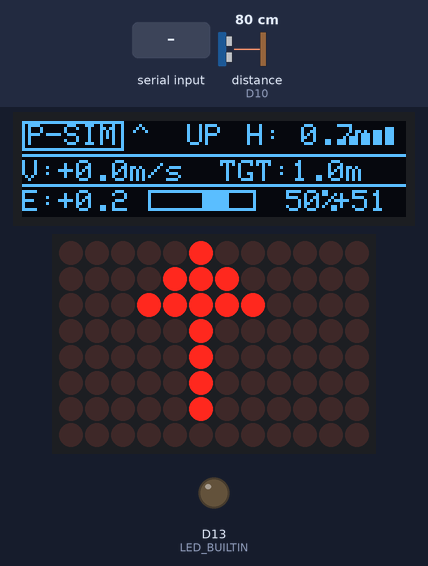
Bench run of a sketch on a simulated Arduino Uno R4 WiFi. Shown: 128×32 one-colour display, 12×8 LED matrix, output pins drawn as LEDs (lit = HIGH). Wiring (inferred from the names in the program): ultrasonic range finder: trigger D9; echo D10. The inputs (shaded band) are chosen by the test bench; at power-on: distance to the obstacle (sensor on D10) 80 cm. The echo pulse lasts 58.3 µs per cm; pins used as bus, display or sensor lines are not drawn; what the sketch prints to the serial monitor is not drawn.

Above: at 3.7 s.
3.8 s: "t\n" received over Serial
At 4.51 s:
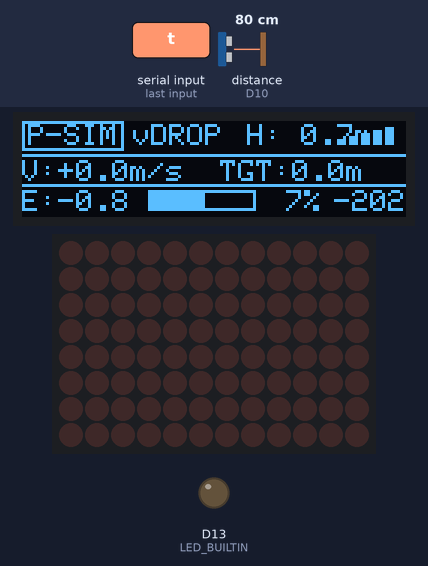
5.6 s: distance to the obstacle (sensor on D10) set to 2 cm
At 7.2 s:
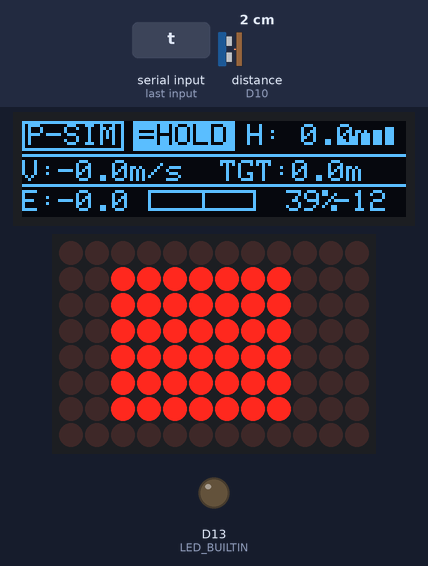
7.4 s: distance to the obstacle (sensor on D10) set to 13 cm
At 8.26 s:
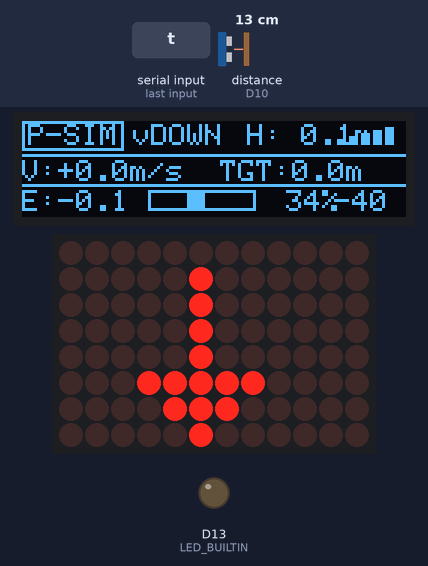
9.1 s: distance to the obstacle (sensor on D10) set to 9 cm
At 9.25 s:
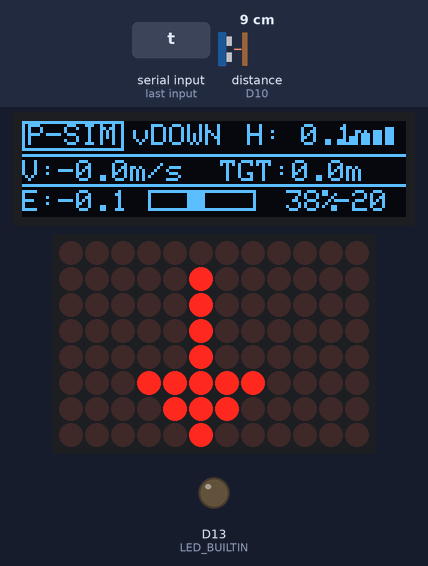
10.8 s: distance to the obstacle (sensor on D10) set to 60 cm
At 11.73 s:
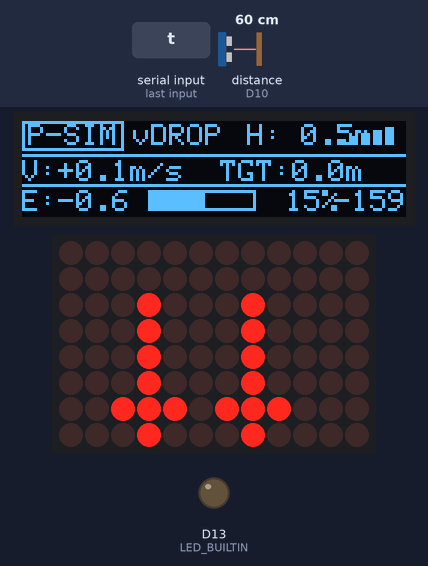
12.5 s: distance to the obstacle (sensor on D10) set to 37 cm
At 14.09 s:
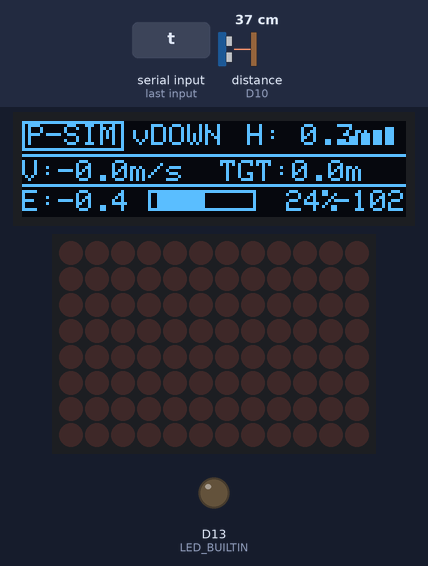

The sketch:

altitude_hold.ino
```cpp
/*
 * ╔══════════════════════════════════════════════════════════╗
 * ║   altitude_hold.ino  --  AltiOS UAV  v1.3                ║
 * ║   Board  : Arduino UNO R4 WiFi                           ║
 * ║   Sensor : HY-SRF05 Ultrasonic                           ║
 * ║   Display: LED Matrix 12x8  +  OLED M091 12832 128x32    ║
 * ╚══════════════════════════════════════════════════════════╝
 *
 * ── Files in the same folder ────────────────────────────────
 * altitude_hold.ino   ← This file
 * animation.h         ← Boot animation for LED matrix
 * oled_display.h      ← OLED HUD (DJI Fly style)
 *
 * ── Required Libraries (Tools > Manage Libraries) ───────────
 * Adafruit SSD1306  by Adafruit
 * Adafruit GFX      by Adafruit
 *
 * ── Wiring ──────────────────────────────────────────────────
 *
 * HY-SRF05 Ultrasonic:
 * VCC  → 5V
 * GND  → GND
 * TRIG → D9
 * ECHO → D10
 *
 * OLED M091 12832 (4-pin I2C):
 * GND  → GND
 * VCC  → 3.3V   ← DO NOT connect to 5V!
 * SCK  → A5     ← I2C SCL
 * SDA  → A4     ← I2C SDA
 *
 * ESC x4 (uncomment [ESC] when motors are connected):
 * ESC1 → D3  |  ESC2 → D5
 * ESC3 → D6  |  ESC4 → D11
 *
 * ── Serial Commands ─────────────────────────────────────────
 * t100    Set target altitude 100 cm
 * p2.5    Set Kp
 * i0.05   Set Ki
 * d1.2    Set Kd
 * stop    Emergency stop ESC
 * status  Print telemetry snapshot
 *
 * ── LED Matrix ──────────────────────────────────────────────
 * ↑↑ fast blink  = go up a lot   (error > 40 cm)
 * ↑  slow blink  = go up a bit   (error 10–40 cm)
 * ■  steady      = HOLD          (error < ±10 cm)
 * ↓  slow blink  = go down a bit (error -10 to -40 cm)
 * ↓↓ fast blink  = go down a lot (error < -40 cm)
 */

// ─── Libraries ──────────────────────────────────────────────
#include "Arduino_LED_Matrix.h"
#include "animation.h"
#include "oled_display.h"
// [ESC] #include <Servo.h>

// ─── Pins ────────────────────────────────────────────────────
#define TRIG_PIN 9
#define ECHO_PIN 10
#define ESC1_PIN 3
#define ESC2_PIN 5
#define ESC3_PIN 6
#define ESC4_PIN 11

// ─── Flight Config ───────────────────────────────────────────
#define TARGET_ALT_CM 100.0 // cm
#define THROTTLE_BASE 1350  // hover throttle µs
#define THROTTLE_MIN 1100
#define THROTTLE_MAX 1700
#define THROTTLE_ARM 1000
#define HOLD_ZONE_CM 10.0

// ─── PID Gains ───────────────────────────────────────────────
double Kp = 2.5;
double Ki = 0.05;
double Kd = 1.2;

// ─── PID State ───────────────────────────────────────────────
double setpoint = TARGET_ALT_CM;
double altCurrent = 0.0;
double pidOutput = 0.0;
double errorPrev = 0.0;
double integral = 0.0;
const double INTEGRAL_MAX = 200.0;

// ─── Timing ──────────────────────────────────────────────────
unsigned long lastPIDTime = 0;
unsigned long lastDisplayTime = 0;
unsigned long lastOLEDTime = 0;
#define PID_INTERVAL_MS 50     // 20 Hz
#define DISPLAY_INTERVAL_MS 80 // 12 Hz  LED matrix
#define OLED_INTERVAL_MS 100   // 10 Hz  OLED

// ─── Altitude Filter ─────────────────────────────────────────
#define FILTER_SIZE 5
double altBuffer[FILTER_SIZE] = {0};
int bufIndex = 0;

// ─── LED Matrix ──────────────────────────────────────────────
ArduinoLEDMatrix matrix;
uint8_t frame[8][12] = {0};

// [ESC] Servo esc1, esc2, esc3, esc4;

// ─── System Mode ─────────────────────────────────────────────
enum SystemMode { MODE_TEST, MODE_ARMED };
SystemMode currentMode = MODE_TEST;

// ─── Throttle cache (shared with OLED) ───────────────────────
int lastThrottle = THROTTLE_BASE;

// ─── LED Sprites 12×8 ────────────────────────────────────────

const uint8_t ARROW_UP[8][12] = {
    {0, 0, 0, 0, 0, 1, 0, 0, 0, 0, 0, 0}, {0, 0, 0, 0, 1, 1, 1, 0, 0, 0, 0, 0},
    {0, 0, 0, 1, 1, 1, 1, 1, 0, 0, 0, 0}, {0, 0, 0, 0, 0, 1, 0, 0, 0, 0, 0, 0},
    {0, 0, 0, 0, 0, 1, 0, 0, 0, 0, 0, 0}, {0, 0, 0, 0, 0, 1, 0, 0, 0, 0, 0, 0},
    {0, 0, 0, 0, 0, 1, 0, 0, 0, 0, 0, 0}, {0, 0, 0, 0, 0, 0, 0, 0, 0, 0, 0, 0}};

const uint8_t ARROW_UP_BIG[8][12] = {
    {0, 0, 0, 1, 0, 0, 0, 1, 0, 0, 0, 0}, {0, 0, 1, 1, 1, 0, 1, 1, 1, 0, 0, 0},
    {0, 0, 0, 1, 0, 0, 0, 1, 0, 0, 0, 0}, {0, 0, 0, 1, 0, 0, 0, 1, 0, 0, 0, 0},
    {0, 0, 0, 1, 0, 0, 0, 1, 0, 0, 0, 0}, {0, 0, 0, 1, 0, 0, 0, 1, 0, 0, 0, 0},
    {0, 0, 0, 0, 0, 0, 0, 0, 0, 0, 0, 0}, {0, 0, 0, 0, 0, 0, 0, 0, 0, 0, 0, 0}};

const uint8_t ARROW_DOWN[8][12] = {
    {0, 0, 0, 0, 0, 0, 0, 0, 0, 0, 0, 0}, {0, 0, 0, 0, 0, 1, 0, 0, 0, 0, 0, 0},
    {0, 0, 0, 0, 0, 1, 0, 0, 0, 0, 0, 0}, {0, 0, 0, 0, 0, 1, 0, 0, 0, 0, 0, 0},
    {0, 0, 0, 0, 0, 1, 0, 0, 0, 0, 0, 0}, {0, 0, 0, 1, 1, 1, 1, 1, 0, 0, 0, 0},
    {0, 0, 0, 0, 1, 1, 1, 0, 0, 0, 0, 0}, {0, 0, 0, 0, 0, 1, 0, 0, 0, 0, 0, 0}};

const uint8_t ARROW_DOWN_BIG[8][12] = {
    {0, 0, 0, 0, 0, 0, 0, 0, 0, 0, 0, 0}, {0, 0, 0, 0, 0, 0, 0, 0, 0, 0, 0, 0},
    {0, 0, 0, 1, 0, 0, 0, 1, 0, 0, 0, 0}, {0, 0, 0, 1, 0, 0, 0, 1, 0, 0, 0, 0},
    {0, 0, 0, 1, 0, 0, 0, 1, 0, 0, 0, 0}, {0, 0, 0, 1, 0, 0, 0, 1, 0, 0, 0, 0},
    {0, 0, 1, 1, 1, 0, 1, 1, 1, 0, 0, 0}, {0, 0, 0, 1, 0, 0, 0, 1, 0, 0, 0, 0}};

const uint8_t ICON_HOLD[8][12] = {
    {0, 0, 0, 0, 0, 0, 0, 0, 0, 0, 0, 0}, {0, 0, 1, 1, 1, 1, 1, 1, 1, 0, 0, 0},
    {0, 0, 1, 1, 1, 1, 1, 1, 1, 0, 0, 0}, {0, 0, 1, 1, 1, 1, 1, 1, 1, 0, 0, 0},
    {0, 0, 1, 1, 1, 1, 1, 1, 1, 0, 0, 0}, {0, 0, 1, 1, 1, 1, 1, 1, 1, 0, 0, 0},
    {0, 0, 1, 1, 1, 1, 1, 1, 1, 0, 0, 0}, {0, 0, 0, 0, 0, 0, 0, 0, 0, 0, 0, 0}};

// ─── Blink ───────────────────────────────────────────────────
bool blinkState = false;
unsigned long lastBlink = 0;

// ════════════════════════════════════════════════════════════
//  SETUP
// ════════════════════════════════════════════════════════════
void setup() {
  Serial.begin(115200);
  while (!Serial && millis() < 2000)
    ;

  pinMode(TRIG_PIN, OUTPUT);
  pinMode(ECHO_PIN, INPUT);
  pinMode(LED_BUILTIN, OUTPUT);

  // OLED init (before animation to see splash during boot)
  Wire.begin();
  oledInit();
  oledBootSplash();

  // LED Matrix boot animation (~2.2 seconds)
  matrix.loadSequence(frames);
  matrix.begin();
  matrix.play(false);
  delay(2200);

  // Pre-fill altitude filter
  for (int i = 0; i < FILTER_SIZE; i++) {
    altBuffer[i] = readDistanceCM();
    delay(60);
  }

  // ESC arm sequence (uncomment when real motors are connected)
  // [ESC] esc1.attach(ESC1_PIN, 1000, 2000);
  // [ESC] esc2.attach(ESC2_PIN, 1000, 2000);
  // [ESC] esc3.attach(ESC3_PIN, 1000, 2000);
  // [ESC] esc4.attach(ESC4_PIN, 1000, 2000);
  // [ESC] setAllESC(THROTTLE_ARM);
  // [ESC] delay(3000);
  // [ESC] setAllESC(THROTTLE_BASE);
  // [ESC] delay(500);
  // [ESC] currentMode = MODE_ARMED;

  printBanner();
  lastPIDTime = millis();
}

// ════════════════════════════════════════════════════════════
//  LOOP
// ════════════════════════════════════════════════════════════
void loop() {
  unsigned long now = millis();

  // ── PID 20 Hz ────────────────────────────────────────────
  if (now - lastPIDTime >= PID_INTERVAL_MS) {
    double dt = (now - lastPIDTime) / 1000.0;
    lastPIDTime = now;

    altCurrent = readAltitudeFiltered();

    if (altCurrent > 0 && altCurrent < 400) {
      computePID(dt);
    }

    lastThrottle =
        constrain((int)(THROTTLE_BASE + pidOutput), THROTTLE_MIN, THROTTLE_MAX);

    if (currentMode == MODE_ARMED) {
      setAllESC(lastThrottle);
    }

    printTelemetry(lastThrottle);
  }

  // ── LED Matrix 12 Hz ─────────────────────────────────────
  if (now - lastDisplayTime >= DISPLAY_INTERVAL_MS) {
    lastDisplayTime = now;
    updateLEDMatrix();
  }

  // ── OLED 10 Hz ───────────────────────────────────────────
  if (now - lastOLEDTime >= OLED_INTERVAL_MS) {
    lastOLEDTime = now;
    oledUpdate(altCurrent, setpoint, pidOutput, lastThrottle, Kp, Ki, Kd,
               currentMode == MODE_ARMED);
  }

  handleSerialCommand();
}

// ════════════════════════════════════════════════════════════
//  PID
// ════════════════════════════════════════════════════════════
void computePID(double dt) {
  double error = setpoint - altCurrent;

  integral += error * dt;
  integral = constrain(integral, -INTEGRAL_MAX, INTEGRAL_MAX);

  double derivative = (error - errorPrev) / dt;
  errorPrev = error;

  pidOutput = (Kp * error) + (Ki * integral) + (Kd * derivative);
}

// ════════════════════════════════════════════════════════════
//  LED Matrix
// ════════════════════════════════════════════════════════════
void updateLEDMatrix() {
  double error = setpoint - altCurrent;
  unsigned long now = millis();

  const uint8_t(*icon)[12] = ICON_HOLD;
  int blinkRate = 0;

  if (error > 40) {
    icon = ARROW_UP_BIG;
    blinkRate = 150;
  } else if (error > HOLD_ZONE_CM) {
    icon = ARROW_UP;
    blinkRate = 400;
  } else if (error < -40) {
    icon = ARROW_DOWN_BIG;
    blinkRate = 150;
  } else if (error < -HOLD_ZONE_CM) {
    icon = ARROW_DOWN;
    blinkRate = 400;
  } else {
    icon = ICON_HOLD;
    blinkRate = 0;
  }

  if (blinkRate > 0) {
    if (now - lastBlink >= (unsigned long)blinkRate) {
      blinkState = !blinkState;
      lastBlink = now;
    }
  } else {
    blinkState = true;
  }

  if (blinkState)
    memcpy(frame, icon, sizeof(frame));
  else
    memset(frame, 0, sizeof(frame));

  matrix.renderBitmap(frame, 8, 12);
}

// ════════════════════════════════════════════════════════════
//  Sensor
// ════════════════════════════════════════════════════════════
double readDistanceCM() {
  digitalWrite(TRIG_PIN, LOW);
  delayMicroseconds(2);
  digitalWrite(TRIG_PIN, HIGH);
  delayMicroseconds(10);
  digitalWrite(TRIG_PIN, LOW);
  long dur = pulseIn(ECHO_PIN, HIGH, 30000);
  if (dur == 0)
    return -1.0;
  return (dur * 0.0343) / 2.0;
}

double readAltitudeFiltered() {
  double raw = readDistanceCM();
  if (raw > 0 && raw < 400) {
    altBuffer[bufIndex] = raw;
    bufIndex = (bufIndex + 1) % FILTER_SIZE;
  }
  double sum = 0;
  for (int i = 0; i < FILTER_SIZE; i++)
    sum += altBuffer[i];
  return sum / FILTER_SIZE;
}

// ════════════════════════════════════════════════════════════
//  ESC
// ════════════════════════════════════════════════════════════
void setAllESC(int v) {
  // [ESC] esc1.writeMicroseconds(v);
  // [ESC] esc2.writeMicroseconds(v);
  // [ESC] esc3.writeMicroseconds(v);
  // [ESC] esc4.writeMicroseconds(v);
}

// ════════════════════════════════════════════════════════════
//  Serial
// ════════════════════════════════════════════════════════════
void printTelemetry(int throttle) {
  Serial.print("Altitude:");
  Serial.print(altCurrent, 1);
  Serial.print(",Setpoint:");
  Serial.print(setpoint, 1);
  Serial.print(",Error:");
  Serial.print(setpoint - altCurrent, 1);
  Serial.print(",PID:");
  Serial.print(pidOutput, 1);
  Serial.print(",Throttle:");
  Serial.println(throttle);
}

void handleSerialCommand() {
  if (!Serial.available())
    return;
  String cmd = Serial.readStringUntil('\n');
  cmd.trim();

  if (cmd.startsWith("p")) {
    Kp = cmd.substring(1).toDouble();
    Serial.println(">> Kp=" + String(Kp));
  } else if (cmd.startsWith("i")) {
    Ki = cmd.substring(1).toDouble();
    Serial.println(">> Ki=" + String(Ki));
  } else if (cmd.startsWith("d")) {
    Kd = cmd.substring(1).toDouble();
    Serial.println(">> Kd=" + String(Kd));
  } else if (cmd.startsWith("t")) {
    setpoint = cmd.substring(1).toDouble();
    integral = 0;
    Serial.println(">> Target=" + String(setpoint) + "cm");
  } else if (cmd == "stop") {
    setAllESC(THROTTLE_ARM);
    currentMode = MODE_TEST;
    Serial.println(">> EMERGENCY STOP");
  } else if (cmd == "status") {
    Serial.println("────────────────────────────────");
    Serial.println("Mode    : " +
                   String(currentMode == MODE_ARMED ? "ARMED" : "TEST"));
    Serial.println("Alt     : " + String(altCurrent, 1) + " cm");
    Serial.println("Target  : " + String(setpoint, 1) + " cm");
    Serial.println("Error   : " + String(setpoint - altCurrent, 1) + " cm");
    Serial.println("PID out : " + String(pidOutput, 1));
    Serial.println("Throttle: " + String(lastThrottle) + " µs");
    Serial.println("Kp/Ki/Kd: " + String(Kp) + " / " + String(Ki) + " / " +
                   String(Kd));
    Serial.println("────────────────────────────────");
  }
}

void printBanner() {
  Serial.println();
  Serial.println("+==========================================+");
  Serial.println("|   AltiOS UAV  --  Altitude Hold  v1.3    |");
  Serial.println("+------------------------------------------+");
  Serial.println("|  Sensor TRIG=D9  ECHO=D10 (points down)  |");
  Serial.println("|  OLED   SCK=A5   SDA=A4    VCC=3.3V      |");
  Serial.println("|  Target: " + String(TARGET_ALT_CM, 0) +
                 " cm                          |");
  Serial.println("+------------------------------------------+");
  Serial.println("|  CMD: t100  p2.5  i0.05  d1.2  status    |");
  Serial.println("+==========================================+");
  Serial.println();
}
```

animation.h
```cpp
/*
 * animation.h -- AltiOS UAV Boot Animation
 * Arduino UNO R4 WiFi -- LED Matrix 12x8
 */

#include <stdint.h>

const unsigned long frames[][4] = {

    // ── Phase 1: Center dot ──────────────────────────────
    {0x00000000, 0x00060000, 0x00000000, 120},

    // ── Phase 2: Diamond expand ──────────────────────────
    {0x00000000, 0x00060000, 0x00000060, 80},
    {0x00000060, 0x00060000, 0x00000060, 80},
    {0x00000060, 0x0FF60FF0, 0x00000060, 80},
    {0x00000FF0, 0x0FF60FF0, 0x0FF00000, 80},

    // ── Phase 3: Sweep outward ───────────────────────────
    {0x00000FF0, 0xFFF60FF0, 0x0FF00000, 60},
    {0x0FF00FF0, 0xFFF6FFF0, 0xFFF00FF0, 60},
    {0xFFF00FF0, 0xFFFFFFF0, 0xFFF0FFF0, 60},
    {0xFFFFFFFF, 0xFFFFFFFF, 0xFFFFFFFF, 180},

    // ── Phase 4: Wipe from edges to center ───────────────
    {0x7FF7FF00, 0xFFFFFF00, 0x7FF7FF00, 50},
    {0x3FE3FE00, 0xFFFFFE00, 0x3FE3FE00, 50},
    {0x1FC1FC00, 0x7FFFC00, 0x1FC1FC00, 50},
    {0x0F80F800, 0x3FFF8000, 0x0F80F800, 50},
    {0x07007000, 0x1FF70000, 0x07007000, 50},
    {0x00000000, 0x00060000, 0x00000000, 80},

    // ── Phase 5: Final pulse x2 ──────────────────────────
    {0x00000000, 0x00000000, 0x00000000, 60},
    {0xFFFFFFFF, 0xFFFFFFFF, 0xFFFFFFFF, 80},
    {0x00000000, 0x00000000, 0x00000000, 60},
    {0xFFFFFFFF, 0xFFFFFFFF, 0xFFFFFFFF, 60},

    // ── End marker ───────────────────────────────────────
    {0x00000000, 0x00000000, 0x00000000, 0xFFFFFFFF},
};
```

Source omitted: oled_display.h (7855 bytes)

Measured:
- after the input at 3.8 s, the display: first changes after 0.09 s (image 1 shows a later state)
- after the input at 5.6 s, the display: first changes after 0.11 s (image 2 shows a later state)
- after the input at 7.4 s, the display: first changes after 0.09 s (image 3 shows a later state)
- after the input at 9.1 s, the display: changes after 0.09 s (image 4)
- after the input at 10.8 s, the display: first changes after 0.09 s (image 5 shows a later state)
- after the input at 12.5 s, the display: first changes after 0.11 s (image 6 shows a later state)
- what the display in image 6 shows lasts 0.4 s, from 13.9 s to 14.3 s
